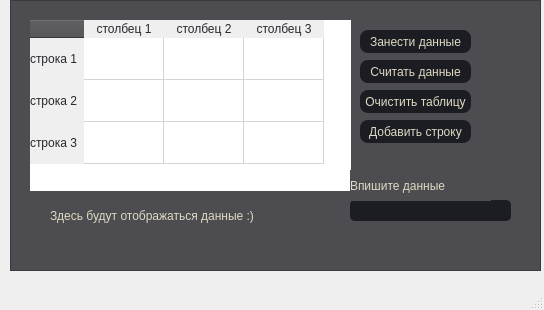
<?xml version="1.0" encoding="UTF-8"?>
<ui version="4.0">
 <class>MainWindow</class>
 <widget class="QMainWindow" name="MainWindow">
  <property name="geometry">
   <rect>
    <x>0</x>
    <y>0</y>
    <width>544</width>
    <height>310</height>
   </rect>
  </property>
  <property name="windowTitle">
   <string>MainWindow</string>
  </property>
  <widget class="QWidget" name="centralwidget">
   <widget class="QFrame" name="frame">
    <property name="geometry">
     <rect>
      <x>10</x>
      <y>0</y>
      <width>531</width>
      <height>271</height>
     </rect>
    </property>
    <property name="styleSheet">
     <string notr="true">background-color:rgb(76,76,81);</string>
    </property>
    <property name="frameShape">
     <enum>QFrame::StyledPanel</enum>
    </property>
    <property name="frameShadow">
     <enum>QFrame::Raised</enum>
    </property>
    <widget class="QTableWidget" name="tableWidget">
     <property name="geometry">
      <rect>
       <x>20</x>
       <y>20</y>
       <width>321</width>
       <height>171</height>
      </rect>
     </property>
     <property name="styleSheet">
      <string notr="true">QTableWidget {	
background-color: white;
border:none;
selection-background-color:#b3b7c4;}

QHeaderView:section{
font:8pt &quot;Trebuchet MS&quot;;
color:rgb(39,39,45);
border: none;

}
QHeaderView{
background-color: white;
}
</string>
     </property>
     <attribute name="horizontalHeaderDefaultSectionSize">
      <number>80</number>
     </attribute>
     <attribute name="verticalHeaderDefaultSectionSize">
      <number>42</number>
     </attribute>
     <row>
      <property name="text">
       <string>строка 1</string>
      </property>
     </row>
     <row>
      <property name="text">
       <string>строка 2</string>
      </property>
     </row>
     <row>
      <property name="text">
       <string>строка 3</string>
      </property>
     </row>
     <column>
      <property name="text">
       <string>столбец 1</string>
      </property>
     </column>
     <column>
      <property name="text">
       <string>столбец 2</string>
      </property>
     </column>
     <column>
      <property name="text">
       <string>столбец 3</string>
      </property>
     </column>
     <item row="0" column="0">
      <property name="text">
       <string/>
      </property>
     </item>
    </widget>
    <widget class="QPushButton" name="pushButton">
     <property name="geometry">
      <rect>
       <x>350</x>
       <y>30</y>
       <width>111</width>
       <height>23</height>
      </rect>
     </property>
     <property name="styleSheet">
      <string notr="true">QPushButton{color:white;
	color: #dfdac2;
background-color: rgb(27, 29, 35);
border:none;
border-radius:8px;

}
QPushButton:hover {
	border: 2px solid rgb(64, 71, 88);
background-color:#5a606b;}
QPushButton:focus {
	border: 2px solid rgb(91, 101, 124);
}</string>
     </property>
     <property name="text">
      <string>Занести данные</string>
     </property>
    </widget>
    <widget class="QPushButton" name="pushButton_2">
     <property name="geometry">
      <rect>
       <x>350</x>
       <y>60</y>
       <width>111</width>
       <height>23</height>
      </rect>
     </property>
     <property name="styleSheet">
      <string notr="true">QPushButton{	color: #dfdac2;
background-color: rgb(27, 29, 35);
border:none;
border-radius:8px;

}
QPushButton:hover {
	border: 2px solid rgb(64, 71, 88);
background-color:#5a606b;}
QPushButton:focus {
	border: 2px solid rgb(91, 101, 124);
}</string>
     </property>
     <property name="text">
      <string>Считать данные</string>
     </property>
    </widget>
    <widget class="QPushButton" name="pushButton_3">
     <property name="geometry">
      <rect>
       <x>350</x>
       <y>90</y>
       <width>111</width>
       <height>23</height>
      </rect>
     </property>
     <property name="styleSheet">
      <string notr="true">QPushButton{	color: #dfdac2;
background-color: rgb(27, 29, 35);
border:none;
border-radius:8px;

}
QPushButton:hover {
	border: 2px solid rgb(64, 71, 88);
background-color:#5a606b;}
QPushButton:focus {
	border: 2px solid rgb(91, 101, 124);
}</string>
     </property>
     <property name="text">
      <string>Очистить таблицу</string>
     </property>
    </widget>
    <widget class="QLabel" name="label">
     <property name="geometry">
      <rect>
       <x>40</x>
       <y>200</y>
       <width>221</width>
       <height>31</height>
      </rect>
     </property>
     <property name="styleSheet">
      <string notr="true">	color: #dfdac2;
</string>
     </property>
     <property name="text">
      <string>Здесь будут отображаться данные :)</string>
     </property>
    </widget>
    <widget class="QLineEdit" name="lineEdit">
     <property name="geometry">
      <rect>
       <x>340</x>
       <y>200</y>
       <width>161</width>
       <height>21</height>
      </rect>
     </property>
     <property name="styleSheet">
      <string notr="true">QLineEdit {
  color : white;
	background-color: rgb(27, 29, 35);
	border-radius: 5px;
	border: 2px solid rgb(27, 29, 35);
	padding-left: 10px;
}
QLineEdit:hover {
	border: 2px solid rgb(64, 71, 88);
}
QLineEdit:focus {
	border: 2px solid rgb(91, 101, 124);
}</string>
     </property>
    </widget>
    <widget class="QLabel" name="label_2">
     <property name="geometry">
      <rect>
       <x>340</x>
       <y>170</y>
       <width>141</width>
       <height>31</height>
      </rect>
     </property>
     <property name="styleSheet">
      <string notr="true">	color: #dfdac2;</string>
     </property>
     <property name="text">
      <string>Впишите данные</string>
     </property>
    </widget>
    <widget class="QPushButton" name="pushButton_4">
     <property name="geometry">
      <rect>
       <x>350</x>
       <y>120</y>
       <width>111</width>
       <height>23</height>
      </rect>
     </property>
     <property name="styleSheet">
      <string notr="true">QPushButton{	color: #dfdac2;
background-color: rgb(27, 29, 35);
border:none;
border-radius:8px;

}
QPushButton:hover {
	border: 2px solid rgb(64, 71, 88);
background-color:#5a606b;}
QPushButton:focus {
	border: 2px solid rgb(91, 101, 124);
}</string>
     </property>
     <property name="text">
      <string>Добавить строку</string>
     </property>
    </widget>
   </widget>
  </widget>
  <widget class="QMenuBar" name="menubar">
   <property name="geometry">
    <rect>
     <x>0</x>
     <y>0</y>
     <width>544</width>
     <height>21</height>
    </rect>
   </property>
  </widget>
  <widget class="QStatusBar" name="statusbar"/>
 </widget>
 <resources/>
 <connections/>
</ui>
